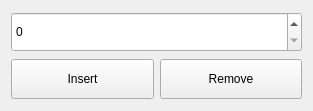
<?xml version="1.0" encoding="UTF-8"?>
<ui version="4.0">
 <class>ControlWidget</class>
 <widget class="QWidget" name="ControlWidget">
  <property name="geometry">
   <rect>
    <x>0</x>
    <y>0</y>
    <width>313</width>
    <height>111</height>
   </rect>
  </property>
  <property name="windowTitle">
   <string>ControlWidget</string>
  </property>
  <layout class="QVBoxLayout" name="verticalLayout">
   <item>
    <widget class="QSpinBox" name="spinBox">
     <property name="minimumSize">
      <size>
       <width>0</width>
       <height>40</height>
      </size>
     </property>
     <property name="maximum">
      <number>9999999</number>
     </property>
    </widget>
   </item>
   <item>
    <layout class="QHBoxLayout" name="horizontalLayout">
     <item>
      <widget class="QPushButton" name="pushButton_insert">
       <property name="minimumSize">
        <size>
         <width>0</width>
         <height>40</height>
        </size>
       </property>
       <property name="text">
        <string>Insert</string>
       </property>
      </widget>
     </item>
     <item>
      <widget class="QPushButton" name="pushButton_remove">
       <property name="minimumSize">
        <size>
         <width>0</width>
         <height>40</height>
        </size>
       </property>
       <property name="text">
        <string>Remove</string>
       </property>
      </widget>
     </item>
    </layout>
   </item>
  </layout>
 </widget>
 <resources/>
 <connections/>
</ui>
